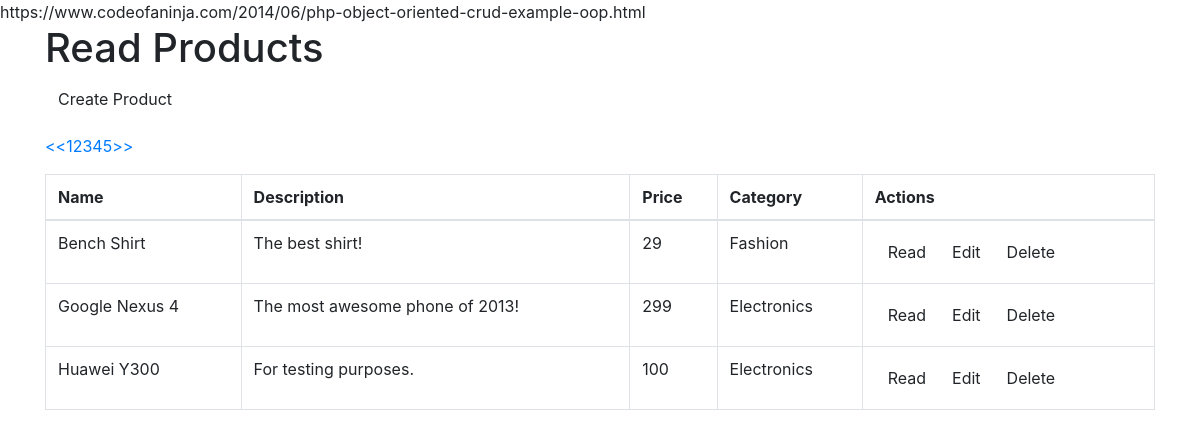
The page /index.php?page=3 on the database its author committed.
### tables this page shows
CREATE TABLE IF NOT EXISTS `products` (
  `id` int(11) NOT NULL AUTO_INCREMENT,
  `name` varchar(32) NOT NULL,
  `description` text NOT NULL,
  `price` int(11) NOT NULL,
  `category_id` int(11) NOT NULL,
  `created` datetime NOT NULL,
  `modified` timestamp NOT NULL DEFAULT CURRENT_TIMESTAMP,
  PRIMARY KEY (`id`)
);

CREATE TABLE IF NOT EXISTS `categories` (
  `id` int(11) NOT NULL AUTO_INCREMENT,
  `name` varchar(256) NOT NULL,
  `created` datetime NOT NULL,
  `modified` timestamp NOT NULL DEFAULT CURRENT_TIMESTAMP,
  PRIMARY KEY (`id`)
);

### objects/product.php (called while the page is built, shortened)
<?php
    class Product {
        private $dbconn;
        private $table_name = 'products';
        public function __construct($dbconn){
            $this->dbconn = $dbconn;
        }
        public function readPart($start_offset,$row_num){
            $query = "select id,name,description,price,category_id from ".$this->table_name." order by name asc
                limit $start_offset, $row_num";
            $res = $this->dbconn->query($query);
            return $res;
        }
    }
?>

### objects/category.php (called while the page is built, shortened)
<?php
    class Category {
        private $dbconn;
        private $table_name = 'categories';
        public $id;
        public function __construct($dbconn){
            $this->dbconn = $dbconn;
        }
        public function setID($id)
        {
            $this->id = $id;
            $this->readName();
        }
        private function readName()
        {
            $res = $this->dbconn->query("select name from $this->table_name where id=$this->id");
            $row = $res->fetch_assoc();
            $this->name = $row['name'];
        }
    }
?>

### index.php (the view, shortened to what this page needs)
<?php
    $page = isset($_GET['page'])? $_GET['page']: 1;
    $records_per_page = 3;
    $record_num_start = ($records_per_page*$page) - $records_per_page;
    include_once 'objects/product.php';
    include_once 'objects/category.php';
    $db = new Database();
    $dbconn = $db->getConnection();
    $product = new Product($dbconn);
    $category = new Category($dbconn);
    $the_products = $product->readPart($record_num_start,$records_per_page);
    include_once "header.php";
?>
<div class='right-button-margin'>
    <a href='create_product.php' class='btn btn-default pull-right'>Create Product</a>
</div>
<?php
    include_once "paging.php";
?>
<div>
    <table class="table table-default table-bordered">
        <thead>
            <th>Name</th><th>Description</th><th>Price</th><th>Category</th><th>Actions</th>
        </thead>
        <tbody>
            <?php while($row = $the_products->fetch_assoc()){
                $category->setID($row['category_id']);
                echo '<tr>';
                echo "<td>" . $row['name'] . "</td>";
                echo "<td>" . $row['description'] . "</td>";
                echo "<td>" . $row['price'] . "</td>";
                echo "<td>" . $category->name . "</td>";
                echo '<td>';
                echo "<a href='read_one_product.php?id={$row['id']}' class='btn btn-default btn-md'>Read</a>";
                echo "<a href='update_product.php?id={$row['id']}' class='btn btn-default btn-md'>Edit</a>";
                echo "<a href='delete_product.php?id={$row['id']}' class='btn btn-default btn-md'>Delete</a>";
                echo '</td>';
                echo '</tr>';
            }
            ?>
        </tbody>
    </table>
</div>
<?php
    include_once "footer.php";
?>

### header.php (style rules this page uses)
.right-button-margin { margin: 0 0 1em 0; overflow: hidden; }

### rows shown on the page
products: name "Bench Shirt", description "The best shirt!", price "29", category.name "Fashion"
products: name "Google Nexus 4", description "The most awesome phone of 2013!", price "299", category.name "Electronics"
products: name "Huawei Y300", description "For testing purposes.", price "100", category.name "Electronics"

### other values the page prints
$page_title "Read Products"
